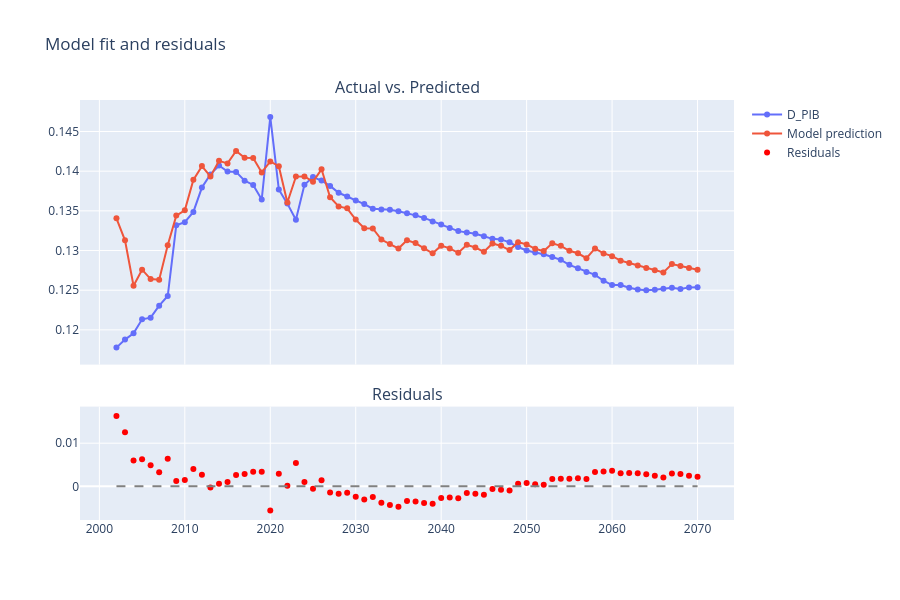

The notebook cell this image was saved under:
### Code cell
import plotly.graph_objects as go
from plotly.subplots import make_subplots

df = new_data.copy()

fig = go.Figure()

# Create subplots: 2 rows, shared x-axis
fig = make_subplots(
    rows=2, cols=1,
    shared_xaxes=True,
    row_heights=[0.7, 0.3],  # Top plot 70%, bottom 30%
    vertical_spacing=0.1,
    subplot_titles=("Actual vs. Predicted", "Residuals")
)

# First scatter
fig.add_trace(go.Scatter(
    x=df['Annee'],
    y=df['D_PIB'],
    mode='lines+markers',
    name='D_PIB'
), row=1, col=1)

# Add another scatter trace
fig.add_trace(go.Scatter(
    x=df['Annee'],
    y=predictions_multi,
    mode='lines+markers',
    name='Model prediction'
), row=1, col=1)

# --- Bottom Plot: Residuals ---
fig.add_trace(go.Scatter(
    x=df['Annee'], 
    y=predictions_multi - df['D_PIB'],
    mode='markers',
    name='Residuals',
    marker=dict(color='red')
), row=2, col=1)

# Add a zero line for residuals
fig.add_shape(type="line", x0=df['Annee'].min(), x1=df['Annee'].max(),
              y0=0, y1=0, line=dict(dash='dash', color='gray'),
              row=2, col=1)

# Layout adjustments
fig.update_layout(height=600, title="Model fit and residuals", showlegend=True)

fig.show()
